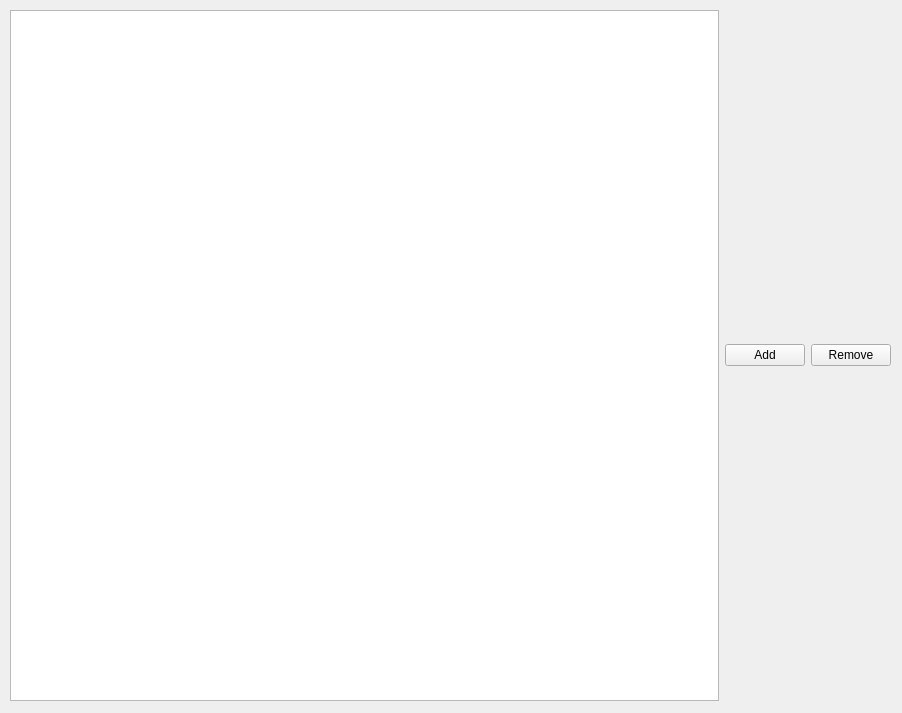
<?xml version="1.0" encoding="UTF-8"?>
<ui version="4.0">
 <class>todolist</class>
 <widget class="QWidget" name="todolist">
  <property name="geometry">
   <rect>
    <x>0</x>
    <y>0</y>
    <width>902</width>
    <height>713</height>
   </rect>
  </property>
  <property name="windowTitle">
   <string>todolist</string>
  </property>
  <widget class="QWidget" name="widget" native="true">
   <property name="geometry">
    <rect>
     <x>10</x>
     <y>10</y>
     <width>881</width>
     <height>691</height>
    </rect>
   </property>
   <layout class="QHBoxLayout" name="horizontalLayout">
    <item>
     <widget class="QListWidget" name="listWidget"/>
    </item>
    <item>
     <widget class="QPushButton" name="add_btn">
      <property name="text">
       <string>Add</string>
      </property>
     </widget>
    </item>
    <item>
     <widget class="QPushButton" name="remove_btn">
      <property name="text">
       <string>Remove</string>
      </property>
     </widget>
    </item>
   </layout>
  </widget>
 </widget>
 <resources/>
 <connections/>
</ui>
